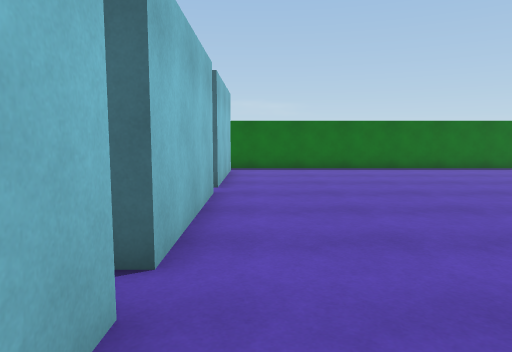
View 1 (above)

16 first-person views from a walk through a 3-D level made in the Unity game engine. The camera is 1.3 m above the floor, tilts 6° down and sees 70° across. The floor is counted in squares, 1 m on a side. Each view is taken from the middle of a square. On the plan, view 1 faces up. The plan holds only what a view shows up to about 15 squares ahead; the rest is blank. The place goes on beyond the plan.

View 2
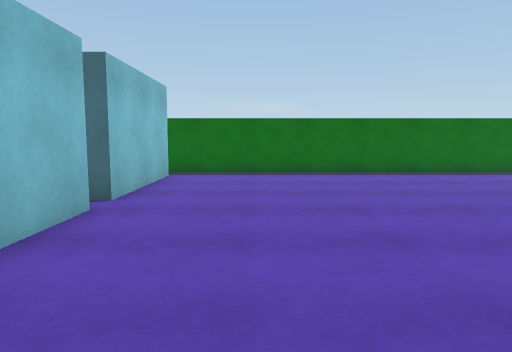

View 3
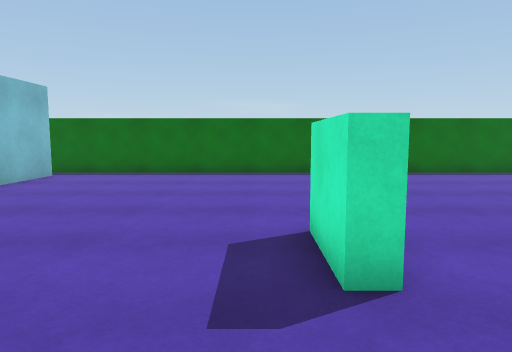

View 4
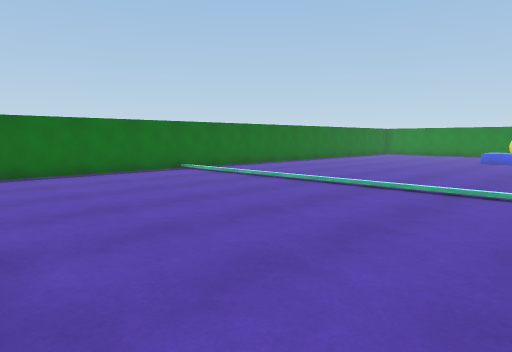

View 5
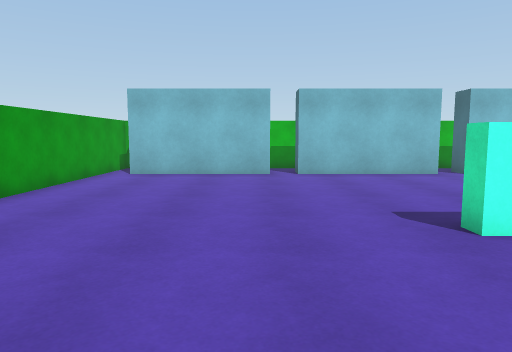

View 6
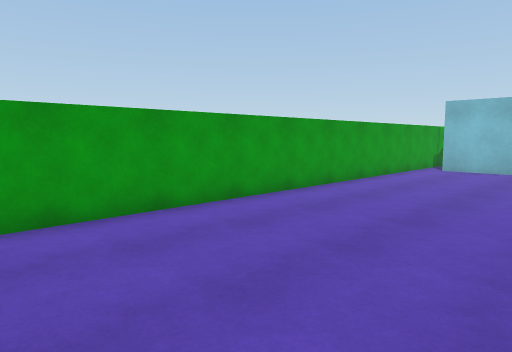

View 7
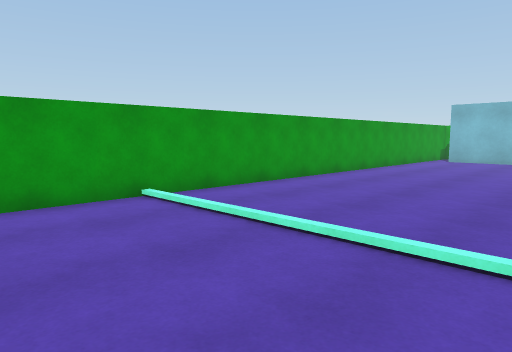

View 8
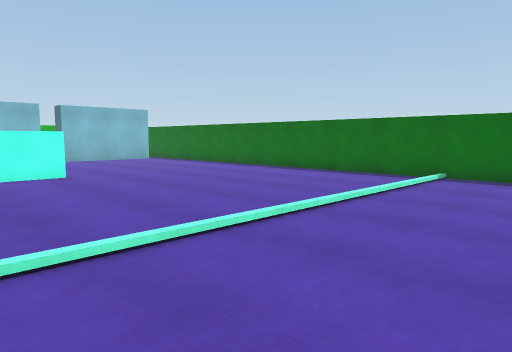

View 9
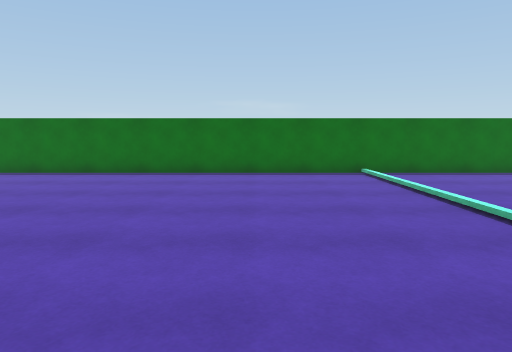

View 10
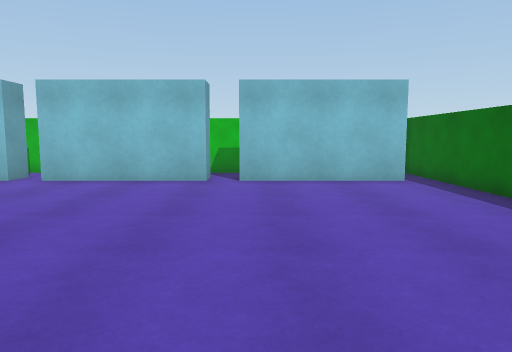

View 11
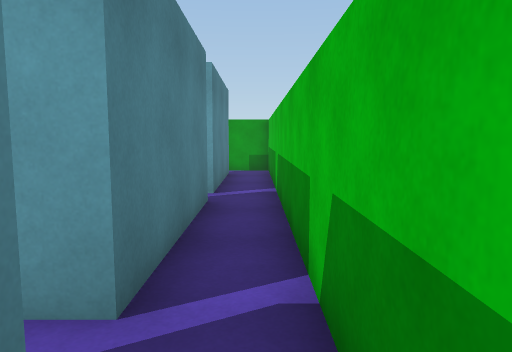

View 12
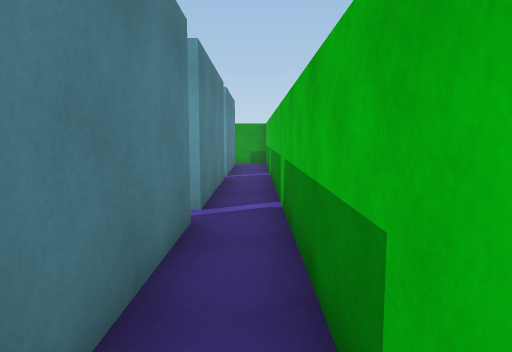

View 13
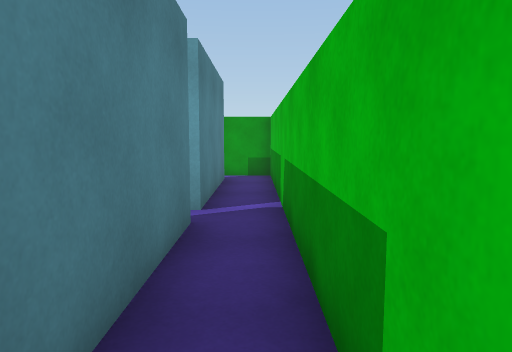

View 14
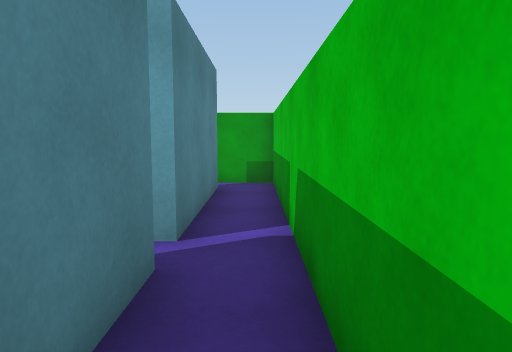

View 15
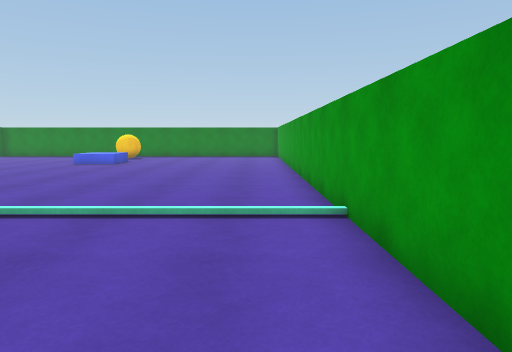

View 16
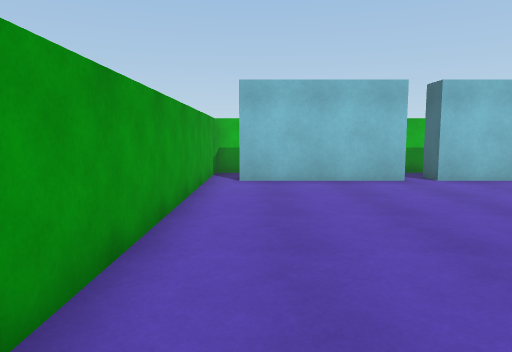

### Floor plan
Key: @ floor where view 1 was taken; # wall or solid block; . floor; / step, stairs or slope; ^ raised ledge.
Columns run from 4 left of view 1 to 20 right of it. Each row starts with its distance up from view 1.
 16 #########################
 15 #.................../....
 14 #.##................/....
 13 #.##................/....
 12 #.##................/...
 11 #.##................/...
 10 #.##................/....
  9 #.................../....
  8 #.##................/....
  7 #.##.......^......../....
  6 #.##.......^......../....
  5 #.##.......^......../....
  4 #.##................/....
  3 #.................../....
  2 #.##................/....
  1 #.##................/....
  0 #.##@.............../....
 -1 #.##................/....
 -2 #.##................/....
 -3 #.................../....
 -4 #########################

Where each view was taken, in squares from view 1:
view 1: 0 up, 0 right, facing up
view 2: 2 up, 2 right, facing up
view 3: 2 up, 6 right, facing up
view 4: 2 up, 7 right, facing up-right
view 5: 2 up, 12 right, facing left
view 6: 3 up, 16 right, facing down-left
view 7: 4 up, 20 right, facing down-left
view 8: 3 up, 20 right, facing up-left
view 9: 2 up, 12 right, facing up
view 10: 10 up, 10 right, facing left
view 11: 11 up, 3 left, facing down
view 12: 15 up, 3 left, facing down
view 13: 9 up, 3 left, facing down
view 14: 7 up, 3 left, facing down
view 15: 2 down, 10 right, facing right
view 16: 2 down, 10 right, facing left
